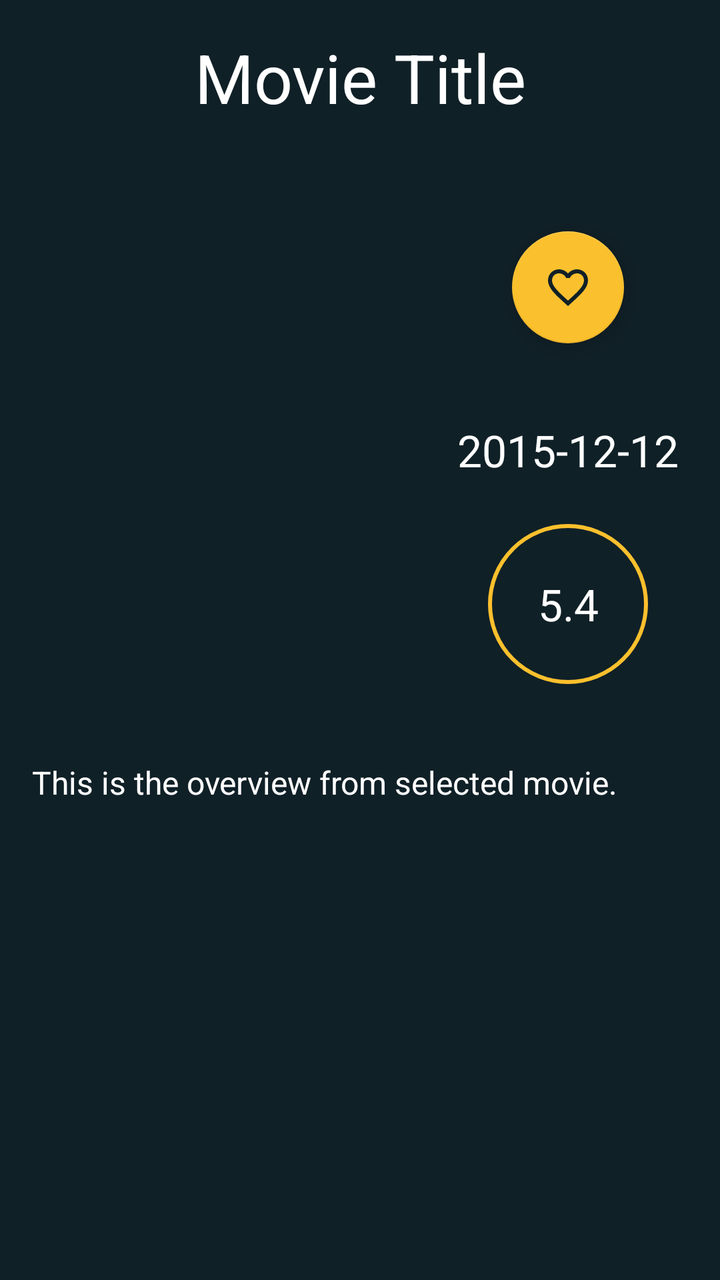
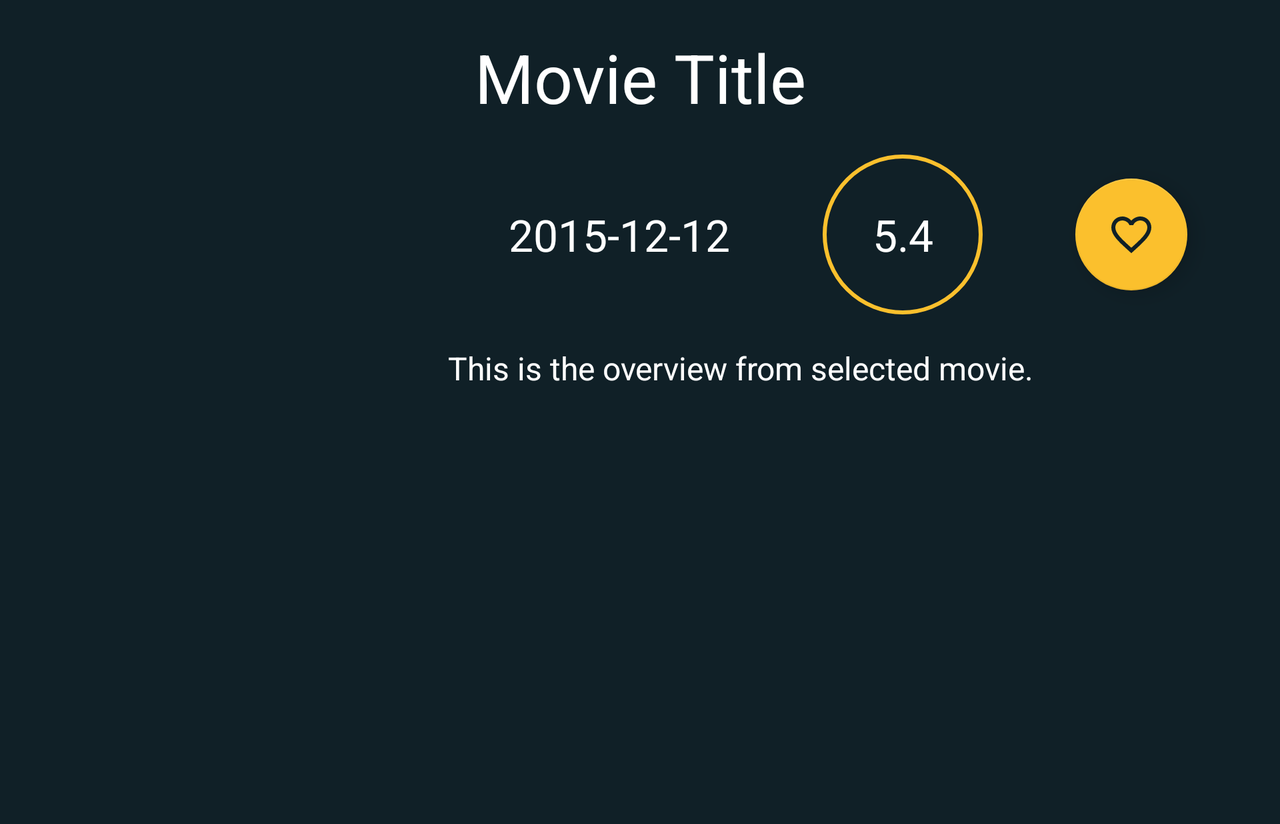

An Android layout and its configuration variant, each rendered on a device that would load it. The default file and the variant file are quoted in full after the pictures.
<!-- AndroidManifest.xml: application theme AppTheme -->
<!-- res/layout/activity_details.xml -->
<?xml version="1.0" encoding="utf-8"?>
<ScrollView xmlns:android="http://schemas.android.com/apk/res/android"
    xmlns:app="http://schemas.android.com/apk/res-auto"
    xmlns:tools="http://schemas.android.com/tools"
    android:layout_width="match_parent"
    android:layout_height="match_parent"
    android:background="@color/colorPrimaryDark"
    tools:context="com.wojdor.popularmovies.application.details.DetailsActivity">

    <android.support.constraint.ConstraintLayout
        android:layout_width="match_parent"
        android:layout_height="wrap_content">

        <TextView
            android:id="@+id/activity_detail_title_tv"
            android:layout_width="match_parent"
            android:layout_height="wrap_content"
            android:layout_marginEnd="@dimen/small_margin"
            android:layout_marginLeft="@dimen/small_margin"
            android:layout_marginRight="@dimen/small_margin"
            android:layout_marginStart="@dimen/small_margin"
            android:layout_marginTop="@dimen/small_margin"
            android:gravity="center"
            android:textColor="@android:color/white"
            android:textSize="@dimen/activity_details_title_tv_text_size"
            app:layout_constraintLeft_toLeftOf="parent"
            app:layout_constraintRight_toRightOf="parent"
            app:layout_constraintTop_toTopOf="parent"
            tools:text="Movie Title" />

        <ImageView
            android:id="@+id/activity_detail_poster_iv"
            android:layout_width="@dimen/activity_details_poster_iv_width"
            android:layout_height="@dimen/activity_details_poster_iv_height"
            android:layout_marginTop="@dimen/small_margin"
            android:adjustViewBounds="true"
            android:contentDescription="@string/movie_poster"
            app:layout_constraintLeft_toLeftOf="@id/activity_detail_title_tv"
            app:layout_constraintTop_toBottomOf="@id/activity_detail_title_tv" />

        <android.support.design.widget.FloatingActionButton
            android:id="@+id/activity_detail_favourite_fab"
            android:layout_width="wrap_content"
            android:layout_height="wrap_content"
            android:layout_margin="@dimen/small_margin"
            android:src="@drawable/ic_unfavorite"
            app:layout_constraintBottom_toTopOf="@id/activity_detail_release_date_tv"
            app:layout_constraintLeft_toRightOf="@id/activity_detail_poster_iv"
            app:layout_constraintRight_toRightOf="parent"
            app:layout_constraintTop_toTopOf="@id/activity_detail_poster_iv" />

        <TextView
            android:id="@+id/activity_detail_release_date_tv"
            android:layout_width="wrap_content"
            android:layout_height="wrap_content"
            android:layout_marginEnd="@dimen/small_margin"
            android:layout_marginLeft="@dimen/small_margin"
            android:layout_marginRight="@dimen/small_margin"
            android:layout_marginStart="@dimen/small_margin"
            android:textColor="@android:color/white"
            android:textSize="@dimen/activity_details_release_date_tv_text_size"
            app:layout_constraintBottom_toTopOf="@id/activity_detail_vote_average_tv"
            app:layout_constraintLeft_toRightOf="@id/activity_detail_poster_iv"
            app:layout_constraintRight_toRightOf="parent"
            app:layout_constraintTop_toBottomOf="@id/activity_detail_favourite_fab"
            tools:text="2015-12-12" />

        <TextView
            android:id="@+id/activity_detail_vote_average_tv"
            android:layout_width="@dimen/activity_details_vote_average_bg_size"
            android:layout_height="@dimen/activity_details_vote_average_bg_size"
            android:background="@drawable/vote_average_bg"
            android:gravity="center"
            android:padding="@dimen/activity_details_vote_average_tv_padding"
            android:textColor="@android:color/white"
            android:textSize="@dimen/activity_details_vote_average_tv_text_size"
            app:layout_constraintBottom_toBottomOf="@+id/activity_detail_poster_iv"
            app:layout_constraintLeft_toRightOf="@id/activity_detail_poster_iv"
            app:layout_constraintRight_toRightOf="parent"
            app:layout_constraintTop_toBottomOf="@id/activity_detail_release_date_tv"
            tools:text="5.4" />

        <TextView
            android:id="@+id/activity_detail_overview_tv"
            android:layout_width="match_parent"
            android:layout_height="wrap_content"
            android:layout_marginEnd="@dimen/small_margin"
            android:layout_marginLeft="@dimen/small_margin"
            android:layout_marginRight="@dimen/small_margin"
            android:layout_marginStart="@dimen/small_margin"
            android:layout_marginTop="@dimen/small_margin"
            android:textColor="@android:color/white"
            android:textSize="@dimen/activity_details_overview_tv_text_size"
            app:layout_constraintLeft_toLeftOf="@id/activity_detail_title_tv"
            app:layout_constraintRight_toRightOf="@id/activity_detail_title_tv"
            app:layout_constraintTop_toBottomOf="@id/activity_detail_poster_iv"
            tools:text="This is the overview from selected movie." />

        <TextView
            android:id="@+id/activity_detail_trailers_tv"
            android:layout_width="match_parent"
            android:layout_height="wrap_content"
            android:layout_marginEnd="@dimen/small_margin"
            android:layout_marginLeft="@dimen/small_margin"
            android:layout_marginRight="@dimen/small_margin"
            android:layout_marginStart="@dimen/small_margin"
            android:layout_marginTop="@dimen/small_margin"
            android:text="@string/trailers"
            android:textAllCaps="true"
            android:textColor="@color/colorAccent"
            android:textSize="@dimen/activity_details_trailer_tv_text_size"
            android:visibility="gone"
            app:layout_constraintLeft_toLeftOf="@id/activity_detail_title_tv"
            app:layout_constraintRight_toRightOf="@id/activity_detail_title_tv"
            app:layout_constraintTop_toBottomOf="@id/activity_detail_overview_tv" />

        <android.support.v7.widget.RecyclerView
            android:id="@+id/activity_detail_trailers_rv"
            android:layout_width="match_parent"
            android:layout_height="wrap_content"
            android:layout_marginTop="@dimen/small_margin"
            app:layout_constraintTop_toBottomOf="@id/activity_detail_trailers_tv" />

        <TextView
            android:id="@+id/activity_detail_reviews_tv"
            android:layout_width="match_parent"
            android:layout_height="wrap_content"
            android:layout_marginEnd="@dimen/small_margin"
            android:layout_marginLeft="@dimen/small_margin"
            android:layout_marginRight="@dimen/small_margin"
            android:layout_marginStart="@dimen/small_margin"
            android:layout_marginTop="@dimen/small_margin"
            android:text="@string/reviews"
            android:textAllCaps="true"
            android:textColor="@color/colorAccent"
            android:textSize="@dimen/activity_details_review_tv_text_size"
            android:visibility="gone"
            app:layout_constraintLeft_toLeftOf="@id/activity_detail_title_tv"
            app:layout_constraintRight_toRightOf="@id/activity_detail_title_tv"
            app:layout_constraintTop_toBottomOf="@id/activity_detail_trailers_rv" />

        <android.support.v7.widget.RecyclerView
            android:id="@+id/activity_detail_reviews_rv"
            android:layout_width="match_parent"
            android:layout_height="wrap_content"
            android:layout_marginTop="@dimen/small_margin"
            android:paddingBottom="@dimen/small_padding"
            app:layout_constraintTop_toBottomOf="@id/activity_detail_reviews_tv" />
    </android.support.constraint.ConstraintLayout>
</ScrollView>
<!-- resources referenced by this layout -->
<resources>
  <color name="colorAccent">#FBC02D</color>
  <color name="colorPrimaryDark">#102027</color>
  <dimen name="activity_details_overview_tv_text_size">16sp</dimen>
  <dimen name="activity_details_poster_iv_height">287dp</dimen>
  <dimen name="activity_details_poster_iv_width">192dp</dimen>
  <dimen name="activity_details_release_date_tv_text_size">22sp</dimen>
  <dimen name="activity_details_review_tv_text_size">16sp</dimen>
  <dimen name="activity_details_title_tv_text_size">34sp</dimen>
  <dimen name="activity_details_trailer_tv_text_size">16sp</dimen>
  <dimen name="activity_details_vote_average_bg_size">80dp</dimen>
  <dimen name="activity_details_vote_average_tv_padding">16dp</dimen>
  <dimen name="activity_details_vote_average_tv_text_size">22sp</dimen>
  <dimen name="small_margin">16dp</dimen>
  <dimen name="small_padding">16dp</dimen>
  <!-- drawable ic_unfavorite (drawable) -->
  <vector xmlns:android="http://schemas.android.com/apk/res/android"
      android:width="24dp"
      android:height="24dp"
      android:viewportHeight="24.0"
      android:viewportWidth="24.0">
      <path
          android:fillColor="#102027"
          android:pathData="M16.5,3c-1.74,0 -3.41,0.81 -4.5,2.09C10.91,3.81 9.24,3 7.5,3 4.42,3 2,5.42 2,8.5c0,3.78 3.4,6.86 8.55,11.54L12,21.35l1.45,-1.32C18.6,15.36 22,12.28 22,8.5 22,5.42 19.58,3 16.5,3zM12.1,18.55l-0.1,0.1 -0.1,-0.1C7.14,14.24 4,11.39 4,8.5 4,6.5 5.5,5 7.5,5c1.54,0 3.04,0.99 3.57,2.36h1.87C13.46,5.99 14.96,5 16.5,5c2,0 3.5,1.5 3.5,3.5 0,2.89 -3.14,5.74 -7.9,10.05z" />
  </vector>
  <!-- drawable vote_average_bg (drawable) -->
  <?xml version="1.0" encoding="utf-8"?>
  <shape xmlns:android="http://schemas.android.com/apk/res/android"
      android:shape="oval">
  
      <stroke
          android:width="@dimen/activity_details_vote_average_bg_stroke_width"
          android:color="@color/colorAccent" />
  </shape>
  <string name="movie_poster">Movie Poster</string>
  <string name="reviews">Reviews</string>
  <string name="trailers">Trailers</string>
  <!-- from res/values-v21/ -->
  <style name="AppTheme" parent="Theme.AppCompat.Light.DarkActionBar">
          <item name="colorPrimary">@color/colorPrimary</item>
          <item name="colorPrimaryDark">@color/colorPrimaryDark</item>
          <item name="colorAccent">@color/colorAccent</item>
          <item name="android:statusBarColor">@color/colorPrimary</item>
          <item name="android:navigationBarColor">@color/colorPrimary</item>
      </style>
  <dimen name="activity_details_vote_average_bg_stroke_width">2dp</dimen>
  <color name="colorPrimary">#37474F</color>
</resources>
<!-- res/layout-land/activity_details.xml (the repository's variant of the layout above) -->
<!-- drawn on the phone turned sideways -->
<?xml version="1.0" encoding="utf-8"?>
<ScrollView xmlns:android="http://schemas.android.com/apk/res/android"
    xmlns:app="http://schemas.android.com/apk/res-auto"
    xmlns:tools="http://schemas.android.com/tools"
    android:layout_width="match_parent"
    android:layout_height="match_parent"
    android:background="@color/colorPrimaryDark"
    tools:context="com.wojdor.popularmovies.application.details.DetailsActivity">

    <android.support.constraint.ConstraintLayout
        android:layout_width="match_parent"
        android:layout_height="wrap_content">

        <android.support.constraint.ConstraintLayout
            android:id="@+id/activity_detail_details_cl"
            android:layout_width="match_parent"
            android:layout_height="wrap_content">

            <TextView
                android:id="@+id/activity_detail_title_tv"
                android:layout_width="match_parent"
                android:layout_height="wrap_content"
                android:layout_marginEnd="@dimen/small_margin"
                android:layout_marginLeft="@dimen/small_margin"
                android:layout_marginRight="@dimen/small_margin"
                android:layout_marginStart="@dimen/small_margin"
                android:layout_marginTop="@dimen/small_margin"
                android:gravity="center"
                android:textColor="@android:color/white"
                android:textSize="@dimen/activity_details_title_tv_text_size"
                app:layout_constraintLeft_toLeftOf="parent"
                app:layout_constraintRight_toRightOf="parent"
                app:layout_constraintTop_toTopOf="parent"
                tools:text="Movie Title" />

            <ImageView
                android:id="@+id/activity_detail_poster_iv"
                android:layout_width="@dimen/activity_details_poster_iv_width"
                android:layout_height="@dimen/activity_details_poster_iv_height"
                android:layout_marginTop="@dimen/small_margin"
                android:adjustViewBounds="true"
                android:contentDescription="@string/movie_poster"
                app:layout_constraintLeft_toLeftOf="@id/activity_detail_title_tv"
                app:layout_constraintTop_toBottomOf="@id/activity_detail_title_tv" />

            <TextView
                android:id="@+id/activity_detail_release_date_tv"
                android:layout_width="wrap_content"
                android:layout_height="wrap_content"
                android:layout_marginEnd="@dimen/small_margin"
                android:layout_marginLeft="@dimen/small_margin"
                android:layout_marginRight="@dimen/small_margin"
                android:layout_marginStart="@dimen/small_margin"
                android:textColor="@android:color/white"
                android:textSize="@dimen/activity_details_release_date_tv_text_size"
                app:layout_constraintBottom_toBottomOf="@id/activity_detail_vote_average_tv"
                app:layout_constraintLeft_toRightOf="@id/activity_detail_poster_iv"
                app:layout_constraintRight_toLeftOf="@id/activity_detail_vote_average_tv"
                app:layout_constraintTop_toTopOf="@id/activity_detail_vote_average_tv"
                tools:text="2015-12-12" />

            <TextView
                android:id="@+id/activity_detail_vote_average_tv"
                android:layout_width="@dimen/activity_details_vote_average_bg_size"
                android:layout_height="@dimen/activity_details_vote_average_bg_size"
                android:background="@drawable/vote_average_bg"
                android:gravity="center"
                android:padding="@dimen/activity_details_vote_average_tv_padding"
                android:textColor="@android:color/white"
                android:textSize="@dimen/activity_details_vote_average_tv_text_size"
                app:layout_constraintLeft_toRightOf="@id/activity_detail_release_date_tv"
                app:layout_constraintRight_toRightOf="@id/activity_detail_favourite_fab"
                app:layout_constraintTop_toTopOf="@id/activity_detail_poster_iv"
                tools:text="5.4" />

            <android.support.design.widget.FloatingActionButton
                android:id="@+id/activity_detail_favourite_fab"
                android:layout_width="wrap_content"
                android:layout_height="wrap_content"
                android:layout_margin="@dimen/small_margin"
                android:src="@drawable/ic_unfavorite"
                app:layout_constraintBottom_toBottomOf="@id/activity_detail_vote_average_tv"
                app:layout_constraintLeft_toRightOf="@id/activity_detail_vote_average_tv"
                app:layout_constraintRight_toRightOf="parent"
                app:layout_constraintTop_toTopOf="@id/activity_detail_vote_average_tv" />

            <TextView
                android:id="@+id/activity_detail_overview_tv"
                android:layout_width="0dp"
                android:layout_height="0dp"
                android:layout_marginEnd="@dimen/small_margin"
                android:layout_marginLeft="@dimen/small_margin"
                android:layout_marginRight="@dimen/small_margin"
                android:layout_marginStart="@dimen/small_margin"
                android:layout_marginTop="@dimen/small_margin"
                android:textColor="@android:color/white"
                android:textSize="@dimen/activity_details_overview_tv_text_size"
                app:layout_constraintBottom_toBottomOf="parent"
                app:layout_constraintLeft_toRightOf="@id/activity_detail_poster_iv"
                app:layout_constraintRight_toRightOf="parent"
                app:layout_constraintTop_toBottomOf="@id/activity_detail_vote_average_tv"
                tools:text="This is the overview from selected movie." />
        </android.support.constraint.ConstraintLayout>

        <TextView
            android:id="@+id/activity_detail_trailers_tv"
            android:layout_width="match_parent"
            android:layout_height="wrap_content"
            android:layout_marginEnd="@dimen/small_margin"
            android:layout_marginLeft="@dimen/small_margin"
            android:layout_marginRight="@dimen/small_margin"
            android:layout_marginStart="@dimen/small_margin"
            android:layout_marginTop="@dimen/small_margin"
            android:text="@string/trailers"
            android:textAllCaps="true"
            android:textColor="@color/colorAccent"
            android:textSize="@dimen/activity_details_trailer_tv_text_size"
            android:visibility="gone"
            app:layout_constraintLeft_toLeftOf="@id/activity_detail_details_cl"
            app:layout_constraintRight_toRightOf="@id/activity_detail_details_cl"
            app:layout_constraintTop_toBottomOf="@id/activity_detail_details_cl" />

        <android.support.v7.widget.RecyclerView
            android:id="@+id/activity_detail_trailers_rv"
            android:layout_width="match_parent"
            android:layout_height="wrap_content"
            android:layout_marginTop="@dimen/small_margin"
            app:layout_constraintTop_toBottomOf="@id/activity_detail_trailers_tv" />

        <TextView
            android:id="@+id/activity_detail_reviews_tv"
            android:layout_width="match_parent"
            android:layout_height="wrap_content"
            android:layout_marginEnd="@dimen/small_margin"
            android:layout_marginLeft="@dimen/small_margin"
            android:layout_marginRight="@dimen/small_margin"
            android:layout_marginStart="@dimen/small_margin"
            android:layout_marginTop="@dimen/small_margin"
            android:text="@string/reviews"
            android:textAllCaps="true"
            android:textColor="@color/colorAccent"
            android:textSize="@dimen/activity_details_review_tv_text_size"
            android:visibility="gone"
            app:layout_constraintLeft_toLeftOf="@id/activity_detail_details_cl"
            app:layout_constraintRight_toRightOf="@id/activity_detail_details_cl"
            app:layout_constraintTop_toBottomOf="@id/activity_detail_trailers_rv" />

        <android.support.v7.widget.RecyclerView
            android:id="@+id/activity_detail_reviews_rv"
            android:layout_width="match_parent"
            android:layout_height="wrap_content"
            android:layout_marginTop="@dimen/small_margin"
            android:paddingBottom="@dimen/small_padding"
            app:layout_constraintTop_toBottomOf="@id/activity_detail_reviews_tv" />
    </android.support.constraint.ConstraintLayout>
</ScrollView>
